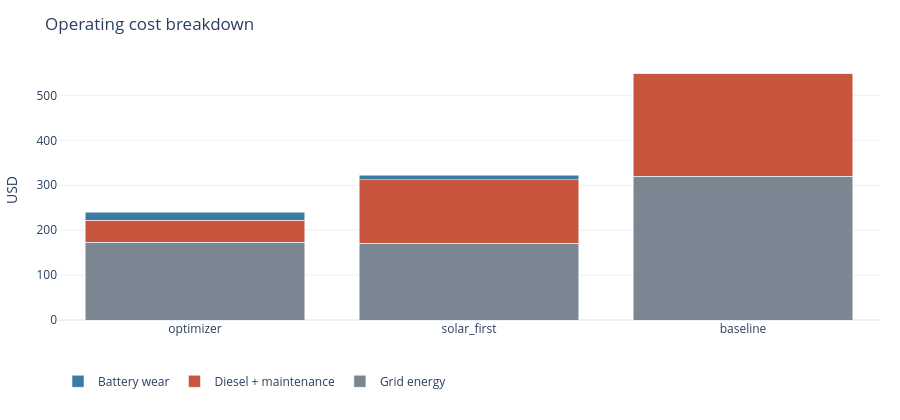
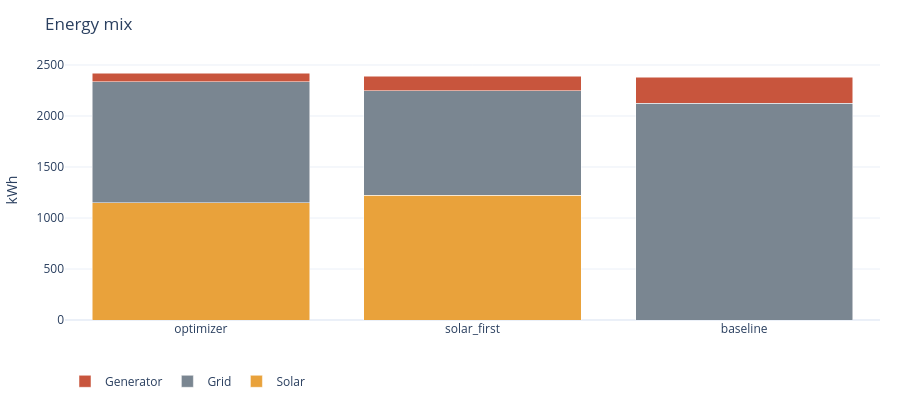
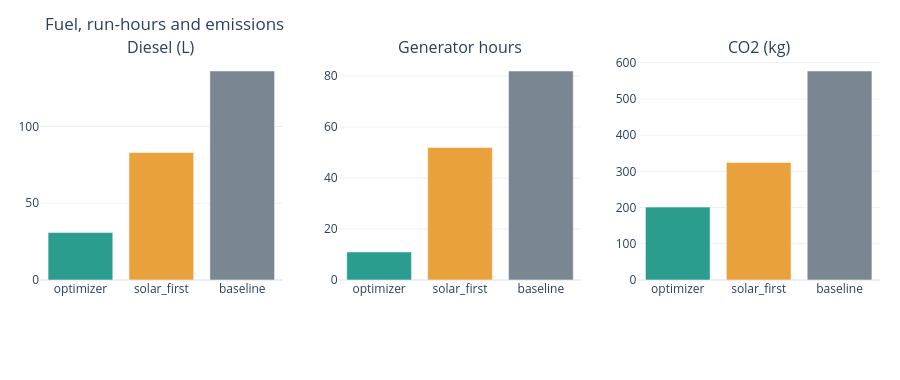
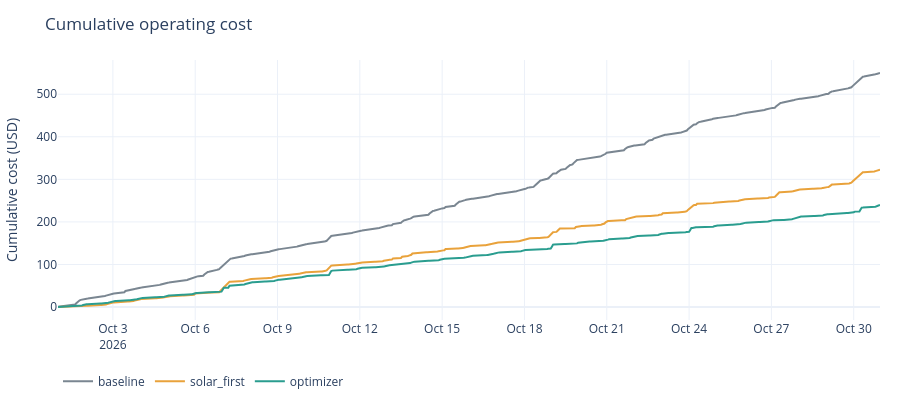

The code cell stored with these charts, in order, in its notebook:
### Markdown cell above
### 5.2 Cost, energy and environmental results

### Code cell
metrics = report.ranking()
charts.cost_breakdown(metrics).show()
charts.energy_mix(metrics).show()
charts.environmental_impact(metrics).show()
charts.cumulative_cost(results).show()

### Figure 1 — Plotly figure (JSON) as saved in the notebook; plotly's stock layout.template omitted (floating-point values rounded to 4 significant figures)
{"data": [{"marker": {"color": "#7A8691"}, "name": "Grid energy", "type": "bar", "x": ["optimizer", "solar_first", "baseline"], "y": [173.4, 170.8, 319.6]}, {"marker": {"color": "#C8553D"}, "name": "Diesel + maintenance", "type": "bar", "x": ["optimizer", "solar_first", "baseline"], "y": [49.21, 141.2, 230.3]}, {"marker": {"color": "#3A7CA5"}, "name": "Battery wear", "type": "bar", "x": ["optimizer", "solar_first", "baseline"], "y": [17.1, 10.36, 0.0]}], "layout": {"barmode": "stack", "height": 420, "hovermode": "x unified", "legend": {"orientation": "h", "x": 0, "y": -0.18, "yanchor": "top"}, "margin": {"b": 100, "l": 40, "r": 20, "t": 60}, "title": {"text": "Operating cost breakdown"}, "yaxis": {"title": {"text": "USD"}}}}

### Figure 2 — Plotly figure (JSON) as saved in the notebook; plotly's stock layout.template omitted (floating-point values rounded to 4 significant figures)
{"data": [{"marker": {"color": "#E9A23B"}, "name": "Solar", "type": "bar", "x": ["optimizer", "solar_first", "baseline"], "y": [1148.0, 1225.0, 0.0]}, {"marker": {"color": "#7A8691"}, "name": "Grid", "type": "bar", "x": ["optimizer", "solar_first", "baseline"], "y": [1185.0, 1023.0, 2123.0]}, {"marker": {"color": "#C8553D"}, "name": "Generator", "type": "bar", "x": ["optimizer", "solar_first", "baseline"], "y": [88.0, 141.4, 258.1]}], "layout": {"barmode": "stack", "height": 420, "hovermode": "x unified", "legend": {"orientation": "h", "x": 0, "y": -0.18, "yanchor": "top"}, "margin": {"b": 100, "l": 40, "r": 20, "t": 60}, "title": {"text": "Energy mix"}, "yaxis": {"title": {"text": "kWh"}}}}

### Figure 3 — Plotly figure (JSON) as saved in the notebook; plotly's stock layout.template omitted (floating-point values rounded to 4 significant figures)
{"data": [{"marker": {"color": ["#2A9D8F", "#E9A23B", "#7A8691"]}, "showlegend": false, "type": "bar", "x": ["optimizer", "solar_first", "baseline"], "xaxis": "x", "y": [30.9, 83.04, 136.2], "yaxis": "y"}, {"marker": {"color": ["#2A9D8F", "#E9A23B", "#7A8691"]}, "showlegend": false, "type": "bar", "x": ["optimizer", "solar_first", "baseline"], "xaxis": "x2", "y": [11.0, 52.0, 82.0], "yaxis": "y2"}, {"marker": {"color": ["#2A9D8F", "#E9A23B", "#7A8691"]}, "showlegend": false, "type": "bar", "x": ["optimizer", "solar_first", "baseline"], "xaxis": "x3", "y": [201.3, 324.8, 577.2], "yaxis": "y3"}], "layout": {"annotations": [{"font": {"size": 16}, "showarrow": false, "text": "Diesel (L)", "x": 0.1444, "xanchor": "center", "xref": "paper", "y": 1.0, "yanchor": "bottom", "yref": "paper"}, {"font": {"size": 16}, "showarrow": false, "text": "Generator hours", "x": 0.5, "xanchor": "center", "xref": "paper", "y": 1.0, "yanchor": "bottom", "yref": "paper"}, {"font": {"size": 16}, "showarrow": false, "text": "CO2 (kg)", "x": 0.8556, "xanchor": "center", "xref": "paper", "y": 1.0, "yanchor": "bottom", "yref": "paper"}], "height": 380, "hovermode": "x unified", "legend": {"orientation": "h", "x": 0, "y": -0.18, "yanchor": "top"}, "margin": {"b": 100, "l": 40, "r": 20, "t": 60}, "title": {"text": "Fuel, run-hours and emissions"}, "xaxis": {"anchor": "y", "domain": [0.0, 0.2889]}, "xaxis2": {"anchor": "y2", "domain": [0.3556, 0.6444]}, "xaxis3": {"anchor": "y3", "domain": [0.7111, 1.0]}, "yaxis": {"anchor": "x", "domain": [0.0, 1.0]}, "yaxis2": {"anchor": "x2", "domain": [0.0, 1.0]}, "yaxis3": {"anchor": "x3", "domain": [0.0, 1.0]}}}

### Figure 4 — Plotly figure (JSON) as saved in the notebook; plotly's stock layout.template omitted (floating-point values rounded to 4 significant figures; data arrays with more than 128 entries replaced by an {"elided": "..."} marker saying what was removed)
{"data": [{"hovertemplate": "%{y:,.2f} USD", "line": {"color": "#7A8691", "width": 2}, "name": "baseline", "type": "scatter", "x": {"elided": "720 str values"}, "y": {"elided": "720 float values"}}, {"hovertemplate": "%{y:,.2f} USD", "line": {"color": "#E9A23B", "width": 2}, "name": "solar_first", "type": "scatter", "x": {"elided": "720 str values"}, "y": {"elided": "720 float values"}}, {"hovertemplate": "%{y:,.2f} USD", "line": {"color": "#2A9D8F", "width": 2}, "name": "optimizer", "type": "scatter", "x": {"elided": "720 str values"}, "y": {"elided": "720 float values"}}], "layout": {"height": 420, "hovermode": "x unified", "legend": {"orientation": "h", "x": 0, "y": -0.18, "yanchor": "top"}, "margin": {"b": 100, "l": 40, "r": 20, "t": 60}, "title": {"text": "Cumulative operating cost"}, "yaxis": {"title": {"text": "Cumulative cost (USD)"}}}}
